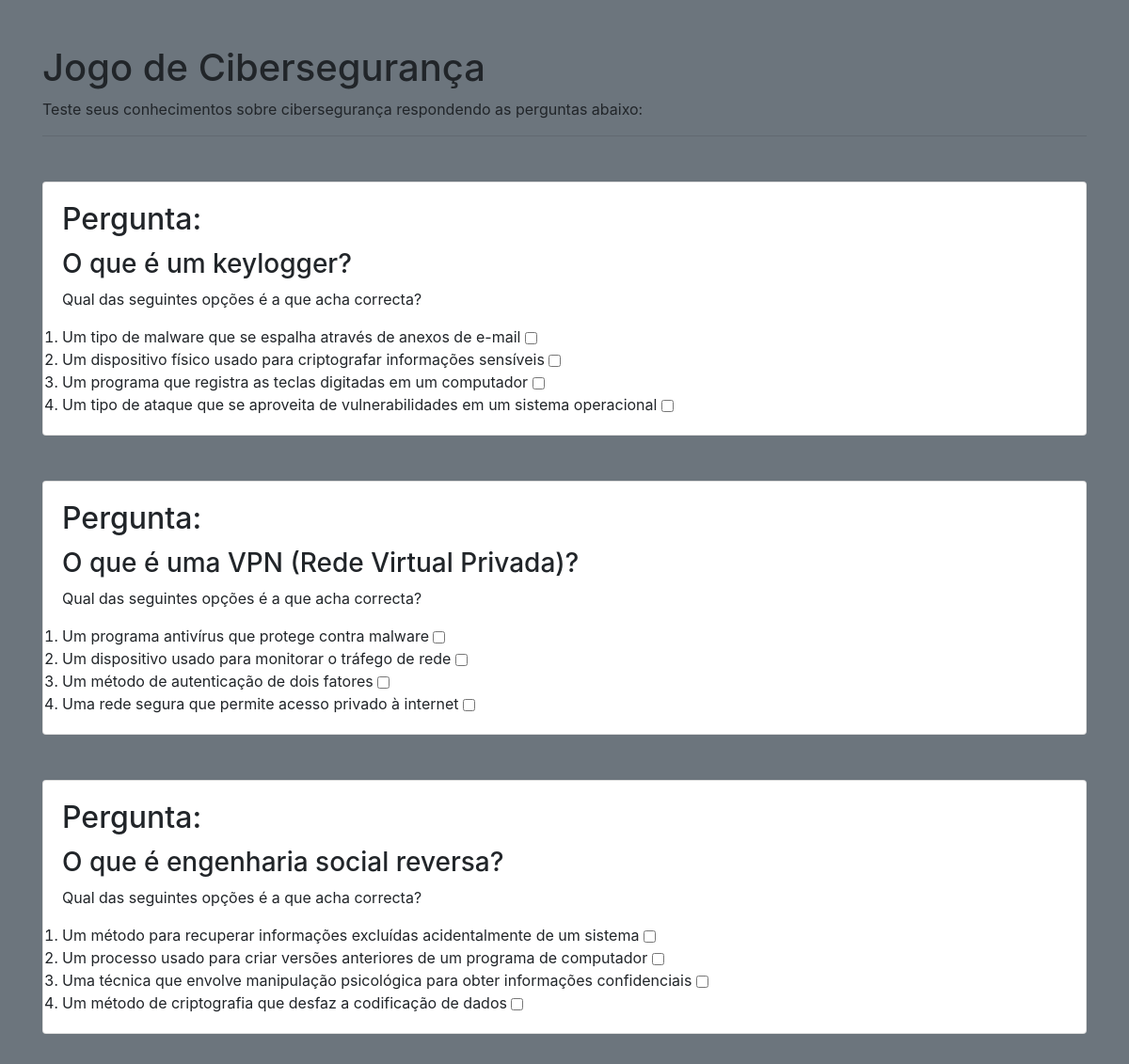
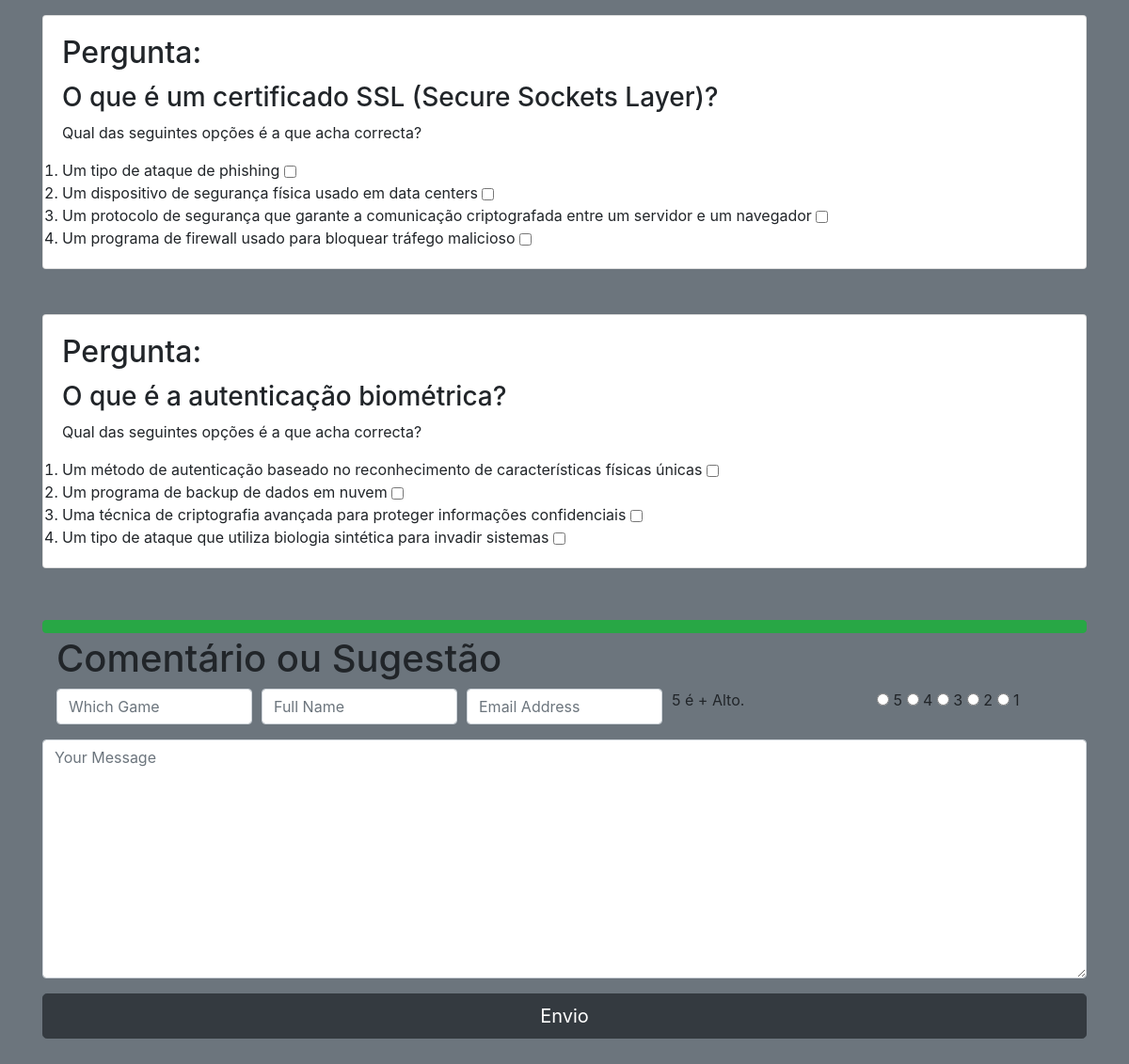
/game/3/ (signed in), run on the app's committed database (2 pictures, top to bottom).
### tables this page shows
CREATE TABLE perguntas(
    id_pergunta INTEGER NOT NULL PRIMARY KEY AUTOINCREMENT NOT NULL,
    pergunta CHAR(255) NOT NULL,
    fk_id_jogo INT NOT NULL,
    foreign key(fk_id_jogo) references jogos(id_jogo)

);

CREATE TABLE respostas(
    id_resposta INTEGER PRIMARY KEY AUTOINCREMENT NOT NULL,
    resposta CHAR(255) NOT NULL,
    corrigir BOOLEAN NOT NULL,
    fk_id_pergunta INTEGER NOT NULL,
    foreign key(fk_id_pergunta) references perguntas(id_pergunta)
);

### app.py (the view)
@app.route('/game/<int:id>/')
@login_necessario
def game(id):
    con = connection()
    cur = con.cursor()
    cur2 = con.cursor()
    cur.execute( f"Select * from perguntas where fk_id_jogo = {id}" )
    perguntas = cur.fetchall()
    perguntas_respostas = {}
    for pergunta in perguntas:
        id_pergunta = pergunta[0]
        pergunta_str = pergunta[1]
        cur2.execute(f"Select * from respostas where fk_id_pergunta = {id_pergunta}")
        respostas = cur2.fetchall()
        respostas_possiveis = {}
        for resposta in respostas:
            res = str(resposta[2])
            id_resposta = resposta[0]
            resposta = resposta[1]
            respostas_possiveis[id_resposta] = (resposta, res)
        perguntas_respostas[id_pergunta] = {
            pergunta_str : respostas_possiveis
        }
    print(perguntas_respostas)
    con.close()
    return render_template('game.html', perguntas_respostas = perguntas_respostas, id=id )

### app.py (called while the page is built)
def connection():
    conn = sqlite3.connect('database.db')
    conn.row_factory = sqlite3.Row
    return conn

def login_necessario(f):
    @wraps(f)
    def funcao_decorator(*args, **kwargs):
        if not bool(session):
            return redirect(url_for('login', next=request.url))
        return f(*args, **kwargs)
    return funcao_decorator

### templates/game.html (shortened to what this page needs)
{% extends 'base.html' %}
{% block content %}
<div class="container my-5">
    <h1>Jogo de Cibersegurança</h1>
    <p>Teste seus conhecimentos sobre cibersegurança respondendo as perguntas abaixo:</p>
    <hr>
	<form onclick="validate()" >
	{% for pergunta in perguntas_respostas %}
	{% for pergunta_real in perguntas_respostas[pergunta] %}
    <div class="card my-5">
        <div class="card-body">
            <h2 class="card-title">Pergunta:</h2>
			<h3>{{pergunta_real}}</h3>
            <p class="card-text">Qual das seguintes opções é a que acha correcta?</p>
            <ol class="card-text">
				{% for resposta in perguntas_respostas[pergunta][pergunta_real] %}
                <li class="response">{{perguntas_respostas[pergunta][pergunta_real][resposta][0]}}
					<input class="btn btn-primary check" type="checkbox" value="{{perguntas_respostas[pergunta][pergunta_real][resposta][1]}}"  >
				</li>
				{% endfor %}
            </ol>
        </div>
    </div>
	{% endfor %}
	{% endfor %}
	<div class=" resultado w-100 btn btn-success" id="butaoResultado"  type="hidden">
	</div>
	</form>
	  <div class="container">
		<h1>Comentário ou Sugestão</h1>
		<form target="_blank" action="https://formsubmit.co/jose.goncalves09101992@gmail.com" method="POST">
		  <div class="form-group">
			<div class="form-row">
				<div class="col">
					<input type="text" name="game" class="form-control" placeholder="Which Game" required>
				</div>
				<div class="col">
					<input type="text" name="name" class="form-control" placeholder="Full Name" required>
				</div>
				<div class="col">
					<input type="email" name="email" class="form-control" placeholder="Email Address" required>
				</div>
				<div class="col">
					<label for="Rating" title="ratings">5 é + Alto.</label>
				</div>
				<div class="col">
					<input type="radio" id="star5" name="rating" value="5">
					<label for="star5" title="5 stars">5</label>
					<input type="radio" id="star4" name="rating" value="4">
					<label for="star4" title="4 stars">4</label>
					<input type="radio" id="star3" name="rating" value="3">
					<label for="star3" title="3 stars">3</label>
					<input type="radio" id="star2" name="rating" value="2">
					<label for="star2" title="2 stars">2</label>
					<input type="radio" id="star1" name="rating" value="1">
					<label for="star1" title="1 star">1</label>
			 	</div>
			</div>
			</div>
		  </div>
		  <div class="form-group">
			<textarea placeholder="Your Message" class="form-control" name="message" rows="10" required></textarea>
		  </div>
		  <button type="submit" class="btn btn-lg btn-dark btn-block">Envio</button>
	  </div>
{% endblock %}

### static/css/style.css (style rules this page uses)
* { margin: 0; padding: 0; box-sizing: border-box; }

### data on the page
perguntas: pergunta "O que é um keylogger?", pergunta.resposta "Um tipo de malware que se espalha através de anexos de e-mail" "Um dispositivo físico usado para criptografar informações sensíveis" "Um programa que registra as teclas digitadas em um computador" "Um tipo de ataque que se aproveita de vulnerabilidades em um sistema operacional"
perguntas: pergunta "O que é uma VPN (Rede Virtual Privada)?", pergunta.resposta "Um programa antivírus que protege contra malware" "Um dispositivo usado para monitorar o tráfego de rede" "Um método de autenticação de dois fatores" "Uma rede segura que permite acesso privado à internet"
perguntas: pergunta "O que é engenharia social reversa?", pergunta.resposta "Um método para recuperar informações excluídas acidentalmente de um sistema" "Um processo usado para criar versões anteriores de um programa de computador" "Uma técnica que envolve manipulação psicológica para obter informações confidenciais" "Um método de criptografia que desfaz a codificação de dados"
perguntas: pergunta "O que é um certificado SSL (Secure Sockets Layer)?", pergunta.resposta "Um tipo de ataque de phishing" "Um dispositivo de segurança física usado em data centers" "Um protocolo de segurança que garante a comunicação criptografada entre um servidor e um navegador" "Um programa de firewall usado para bloquear tráfego malicioso"
perguntas: pergunta "O que é a autenticação biométrica?", pergunta.resposta "Um método de autenticação baseado no reconhecimento de características físicas únicas" "Um programa de backup de dados em nuvem" "Uma técnica de criptografia avançada para proteger informações confidenciais" "Um tipo de ataque que utiliza biologia sintética para invadir sistemas"
